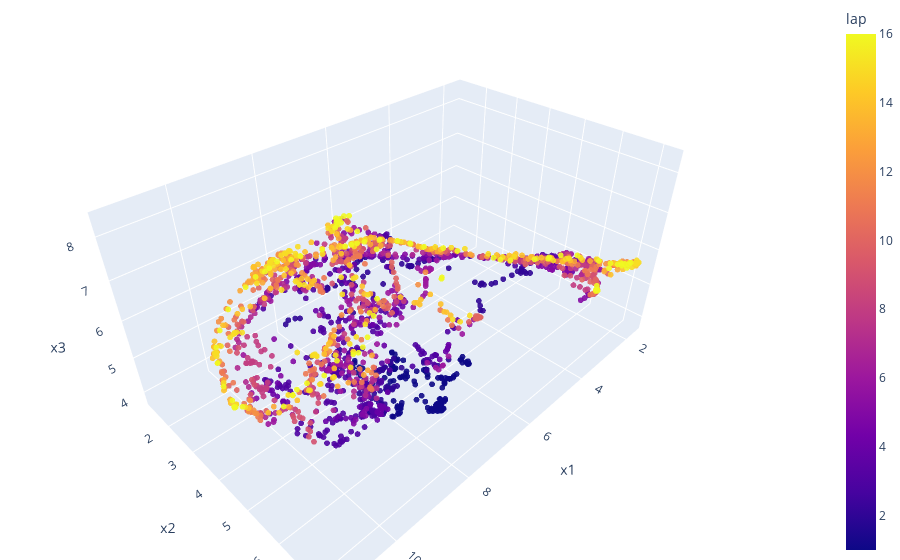

Source (notebook cell):
### Code cell
fig = px.scatter_3d(df, x='x1', y='x2', z='x3',
              color='lap', opacity=0.9)

fig.update_traces(marker_size=2)

# tight layout
fig.update_layout(margin=dict(l=0, r=0, b=0, t=0))
fig.show()

### Figure 1 — Plotly figure (JSON) as saved in the notebook; plotly's stock layout.template omitted (floating-point values rounded to 4 significant figures; data arrays with more than 128 entries replaced by an {"elided": "..."} marker saying what was removed)
{"data": [{"hovertemplate": "x1=%{x}<br>x2=%{y}<br>x3=%{z}<br>lap=%{marker.color}<extra></extra>", "legendgroup": "", "marker": {"color": {"elided": "1851 int values"}, "coloraxis": "coloraxis", "opacity": 0.9, "size": 2, "symbol": "circle"}, "mode": "markers", "name": "", "scene": "scene", "showlegend": false, "type": "scatter3d", "x": {"elided": "1851 float values"}, "y": {"elided": "1851 float values"}, "z": {"elided": "1851 float values"}}], "layout": {"coloraxis": {"colorbar": {"title": {"text": "lap"}}, "colorscale": [[0, "#0d0887"], [0.1111, "#46039f"], [0.2222, "#7201a8"], [0.3333, "#9c179e"], [0.4444, "#bd3786"], [0.5556, "#d8576b"], [0.6667, "#ed7953"], [0.7778, "#fb9f3a"], [0.8889, "#fdca26"], [1, "#f0f921"]]}, "legend": {"tracegroupgap": 0}, "margin": {"b": 0, "l": 0, "r": 0, "t": 0}, "scene": {"domain": {"x": [0, 1], "y": [0, 1]}, "xaxis": {"title": {"text": "x1"}}, "yaxis": {"title": {"text": "x2"}}, "zaxis": {"title": {"text": "x3"}}}}}
